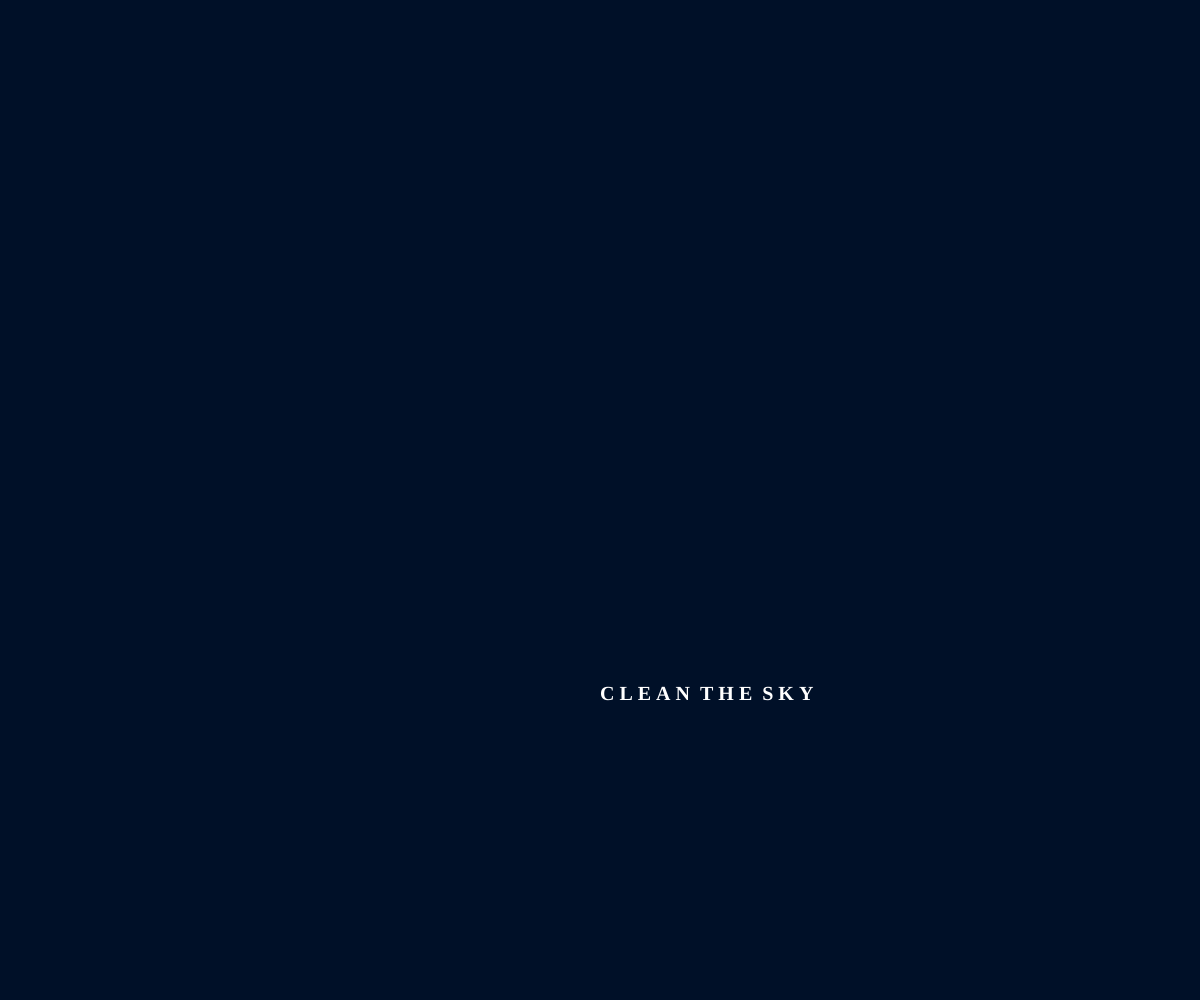
Frame 1 (no input)
Frame 60 (no input): identical to frame 1, image omitted
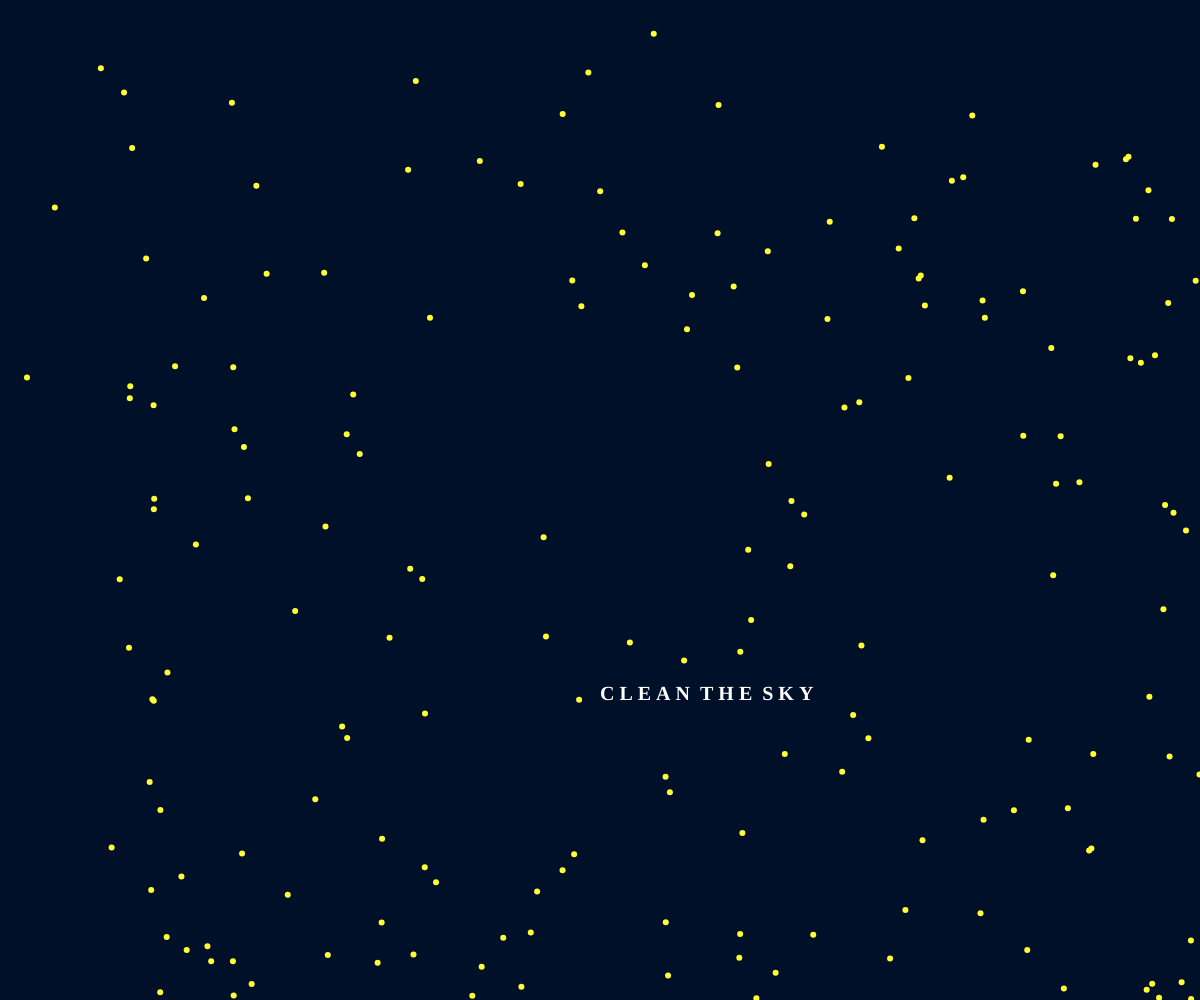
Frame 120 (the mouse pressed at the canvas centre since frame 60)

The p5.js sketch that drew these frames (run headless with seeded random() and noise() and a simulated clock; from frame 60 on, the mouse is pressed at the canvas centre):

// p5.js sketch
// ── sketch.js
function preload() {
  // put preload code here
}

var balls = [];


function setup() {

  createCanvas(windowWidth, windowHeight);



  var piccolo=width/40
  var grande=height/20


  var ballNumber = 180;


  for (var i = 0; i < ballNumber; i++) {


    var myBall = new Ball(random(0, width), random(0, height), 50);

    myBall.diameter = random(grande, piccolo)
    myBall.speed = random(0, 1);
    myBall.color = color('#FFFF33');
    balls.push(myBall);
  }
}

function mousePressed() {
  for (var j = 0; j < balls.length; j++)
    balls[j].click();


}


function draw() {
  background('#001028')
  for (var j = 0; j < balls.length; j++) {

    balls[j].move();
    balls[j].display();

  }
  push();
  textSize(20);
  textStyle('bold')
    textFont('Gotham')
    fill('white')
  text('C L E A N  T H E  S K Y', 600,700);
  pop();
}


function Ball(_x, _y, _diameter) {
  this.x = _x;
  this.y = _y;
  this.diameter = _diameter;
  this.speed = 4;


  var yDirezione = 1;
  var xDirezione = 1;

  this.display = function() {
    noStroke()
    fill(this.color);
    ellipse(this.x, this.y, mouseX/100);
  }

  this.move = function() {
    this.x += this.speed * xDirezione;
    this.y += this.speed * yDirezione;

    if (this.y > height || this.y < 0) {
      yDirezione = yDirezione * -1;
    }

    if (this.x > width || this.x < 0) {
      xDirezione = xDirezione * -1;

    }
    this.click = function() {
      var d = dist(mouseX, mouseY, this.x, this.y);
      if (d < 40) {
        this.color = color('#001028');
      }
    }
  }


}

function windowResized() {
  resizeCanvas(windowWidth, windowHeight)

}
